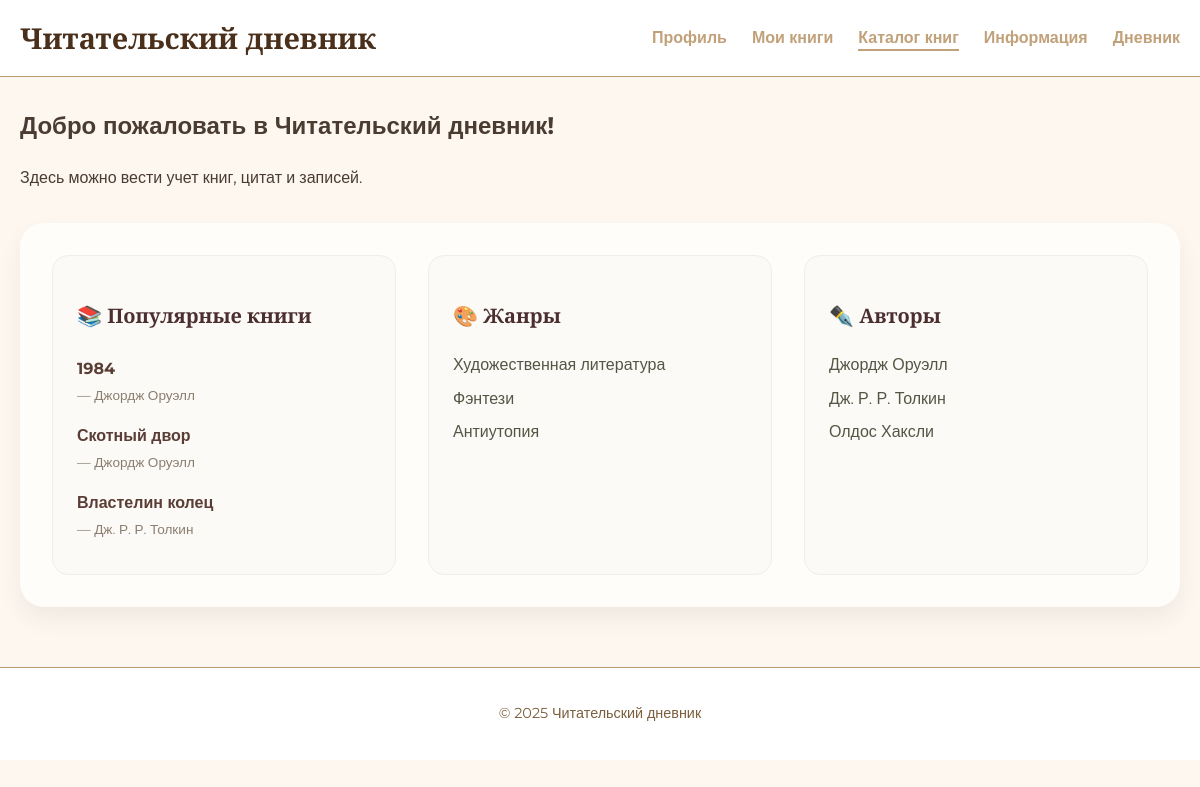
The page / on the database its author committed.
### books/models.py (models this page shows, shortened)
class Book(models.Model):
    title = models.CharField(max_length=255)
    author = models.ForeignKey(Author, on_delete=models.SET_NULL, null=True)
    publisher = models.CharField(max_length=255, blank=True)
    year = models.PositiveIntegerField(null=True, blank=True)
    pages = models.PositiveIntegerField(null=True, blank=True)
    age_limit = models.CharField(max_length=50, blank=True)
    genre = models.ForeignKey(Genre, on_delete=models.SET_NULL, null=True)
    annotation = models.TextField(blank=True)
    cover_image = models.ImageField(upload_to='covers/', blank=True, null=True)
    text_file = models.FileField(upload_to='texts/', blank=True, null=True)

class Author(models.Model):
    name = models.CharField(max_length=255)

class Genre(models.Model):
    name = models.CharField(max_length=100)

### books/views.py (the view)
# urls.py: path('', index, name='index'),
def index(request):
    return render(request, 'index.html')

### books/context_processors.py (called while the page is built)
def preview_data(request):
    return {
        'preview_books': Book.objects.all()[:3],
        'preview_genres': Genre.objects.all()[:3],
        'preview_authors': Author.objects.all()[:3],
    }

### books/templates/index.html (shortened to what this page needs)
{% extends 'base.html' %}
{% block content %}
  <h2>Добро пожаловать в Читательский дневник!</h2>
  <p>Здесь можно вести учет книг, цитат и записей.</p>
  <div class="preview-section">
  <div class="preview-grid">
    <div class="preview-card">
      <h3 class="preview-title">📚 Популярные книги</h3>
      <ul class="preview-list">
        {% for book in preview_books %}
          <li>
            <a href="{% url 'book_detail' book.id %}" class="preview-link">
              <strong>{{ book.title }}</strong><br />
              <span class="preview-subtext">— {{ book.author.name }}</span>
            </a>
          </li>
        {% endfor %}
      </ul>
    </div>
    <div class="preview-card">
      <h3 class="preview-title">
        🎨 <a href="{% url 'genres_and_authors' %}#genres" class="preview-title-link">Жанры</a>
      </h3>
      <ul class="preview-list">
        {% for genre in preview_genres %}
          <li><span class="preview-text">{{ genre.name }}</span></li>
        {% endfor %}
      </ul>
    </div>
    <div class="preview-card">
      <h3 class="preview-title">
        ✒️ <a href="{% url 'genres_and_authors' %}#authors" class="preview-title-link">Авторы</a>
      </h3>
      <ul class="preview-list">
        {% for author in preview_authors %}
          <li><span class="preview-text">{{ author.name }}</span></li>
        {% endfor %}
      </ul>
    </div>
  </div>
</div>
{% endblock %}

### books/static/css/style.css (style rules this page uses)
:root { --color-white: #fff; --color-beige: #f7f3eb; --color-brown-dark: #4a2f1a; --color-brown-medium: #7b5e3c; --color-brown-light: #b89b6a; --color-text: #3e2e1e; --color-accent: #a36a2a; --font-primary: 'Montserrat', sans-serif; --font-secondary: 'Playfair Display', serif; }
* { box-sizing: border-box; }
body { margin: 0; font-family: var(--font-primary); background-color: var(--color-beige); color: var(--color-text); line-height: 1.6; font-size: 16px; }
a { text-decoration: none; color: var(--color-brown-dark); transition: color 0.3s ease; }
.preview-section { margin: 2rem auto; padding: 2rem; background: #fffdf9; border-radius: 1.5rem; box-shadow: 0 12px 24px rgba(0, 0, 0, 0.06); max-width: 1200px; }
.preview-grid { display: grid; grid-template-columns: repeat(auto-fit, minmax(280px, 1fr)); gap: 2rem; }
.preview-card { background-color: #fcfaf7; border: 1px solid #eee; border-radius: 1rem; padding: 1.5rem; transition: all 0.3s ease; }
.preview-title { font-family: 'Playfair Display', serif; font-size: 1.25rem; margin-bottom: 1rem; color: #4b2e2e; }
.preview-title-link { text-decoration: none; color: inherit; border-bottom: 2px solid transparent; transition: border-color 0.3s; }
.preview-list { list-style: none; padding: 0; margin: 0; }
.preview-link { display: block; padding: 0.5rem 0; color: #5a3e36; text-decoration: none; transition: color 0.2s ease; }
.preview-subtext { font-size: 0.85rem; color: #8a7e6f; }
.preview-text { font-size: 1rem; color: #554; padding: 0.25rem 0; display: inline-block; }
:root { --color-bg: #fdf7f0; --color-text-primary: #4a3c31; --color-text-secondary: #7e6a58; --color-accent: #c1a17a; --color-accent-dark: #a08054; --color-border: #d7c4a3; --color-white: #ffffff; }
body { background-color: var(--color-bg); color: var(--color-text-primary); font-family: 'Montserrat', sans-serif; margin: 0; padding: 0; }
a { color: var(--color-accent); text-decoration: none; transition: color 0.3s ease; }

### rows shown on the page
Book: title "1984", author.name "Джордж Оруэлл"
Book: title "Скотный двор", author.name "Джордж Оруэлл"
Book: title "Властелин колец", author.name "Дж. Р. Р. Толкин"
Genre: name "Художественная литература"
Genre: name "Фэнтези"
Genre: name "Антиутопия"
Author: name "Джордж Оруэлл"
Author: name "Дж. Р. Р. Толкин"
Author: name "Олдос Хаксли"
